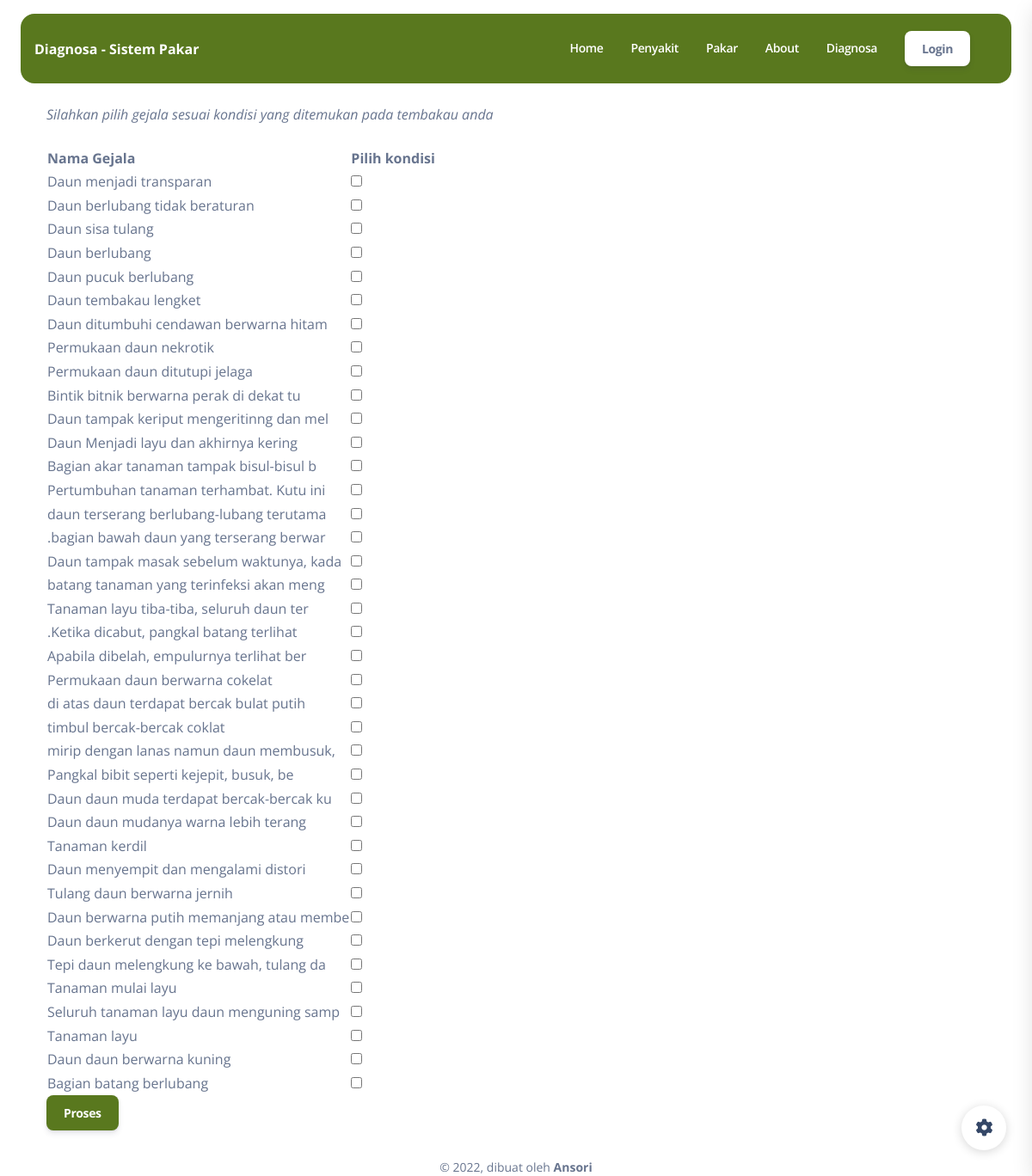
Page /index.php/site/konsultasi on the committed database.
### tables this page shows
CREATE TABLE `gejala` (
  `id` int NOT NULL,
  `nama` varchar(40) NOT NULL
);

### application/views/frontend/layout/content.php (called while the page is built)
<?php
include str_replace("system", "application/views/frontend/content", BASEPATH)."/$content.php";
 ?>

### application/controllers/Site.php (called while the page is built, shortened)
<?php
class Site extends CI_Controller {
    public function __construct(){
        $this->load->model('Datamodel', 'datamodel');
    }
	public function konsultasi(){
		$data['title'] = "Diagnosa - Sistem Pakar";
        $data['content'] = "home/konsultasi";
		$data['data']		= $this->db->get("gejala")->result_array();
		$this->load->view('frontend/index',$data);
	}
}
?>

### index.php (called while the page is built, shortened)
<?php
require_once BASEPATH.'core/CodeIgniter.php';

### application/views/frontend/content/home/konsultasi.php (the view, shortened to what this page needs)
<main class="main-content mt-1 border-radius-lg">
    <div class="container mt-4">
            <i>Silahkan pilih gejala sesuai kondisi  yang ditemukan pada tembakau anda</i>
            <form action="<?= base_url('site/hasil') ?>" method="post">
               <div class="table-responsive">
               <table class=" table-striped mt-4">
                    <tr>
                        <th >Nama Gejala</th><th >Pilih kondisi</th>
                    </tr>
                    <?php foreach ($data as $g) {?>
                    <tr>
                        <td ><?= $g['nama'] ?></td><td ><input type="checkbox" value='<?= $g['id'] ?>' name="gejala[]" id=""></td>
                    </tr>
                    <?php } ?>
                </table>
               </div>
                <button class="btn btn-primary" type="submit">Proses</button>
            </form>
    </div>
</main>

### application/views/frontend/index.php (style rules this page uses)
.bg-primary,.btn-primary { background:#59781e!important; }

### rows in the picture
gejala: nama "Daun menjadi transparan"
gejala: nama "Daun berlubang tidak beraturan"
gejala: nama "Daun sisa tulang"
gejala: nama "Daun berlubang"
gejala: nama "Daun pucuk berlubang"
gejala: nama "Daun tembakau lengket"
gejala: nama "Daun ditumbuhi cendawan berwarna hitam"
gejala: nama "Permukaan daun nekrotik"
gejala: nama "Permukaan daun ditutupi jelaga"
gejala: nama "Bintik bitnik berwarna perak di dekat tu"
gejala: nama "Daun tampak keriput mengeritinng dan mel"
gejala: nama "Daun Menjadi layu dan akhirnya kering"
gejala: nama "Bagian akar tanaman tampak bisul-bisul b"
gejala: nama "Pertumbuhan tanaman terhambat. Kutu ini"
gejala: nama "daun terserang berlubang-lubang terutama"
gejala: nama ".bagian bawah daun yang terserang berwar"
gejala: nama "Daun tampak masak sebelum waktunya, kada"
gejala: nama "batang tanaman yang terinfeksi akan meng"
gejala: nama "Tanaman layu tiba-tiba, seluruh daun ter"
gejala: nama ".Ketika dicabut, pangkal batang terlihat"
gejala: nama "Apabila dibelah, empulurnya terlihat ber"
gejala: nama "Permukaan daun berwarna cokelat"
gejala: nama "di atas daun terdapat bercak bulat putih"
gejala: nama "timbul bercak-bercak coklat"
gejala: nama "mirip dengan lanas namun daun membusuk,"
gejala: nama "Pangkal bibit seperti kejepit, busuk, be"
gejala: nama "Daun daun muda terdapat bercak-bercak ku"
gejala: nama "Daun daun mudanya warna lebih terang"
gejala: nama "Tanaman kerdil"
gejala: nama "Daun menyempit dan mengalami distori"
gejala: nama "Tulang daun berwarna jernih"
gejala: nama "Daun berwarna putih memanjang atau membe"
gejala: nama "Daun berkerut dengan tepi melengkung"
gejala: nama "Tepi daun melengkung ke bawah, tulang da"
gejala: nama "Tanaman mulai layu"
gejala: nama "Seluruh tanaman layu daun menguning samp"
gejala: nama "Tanaman layu"
gejala: nama "Daun daun berwarna kuning"
gejala: nama "Bagian batang berlubang"

### other values in the picture
$title "Diagnosa - Sistem Pakar"
